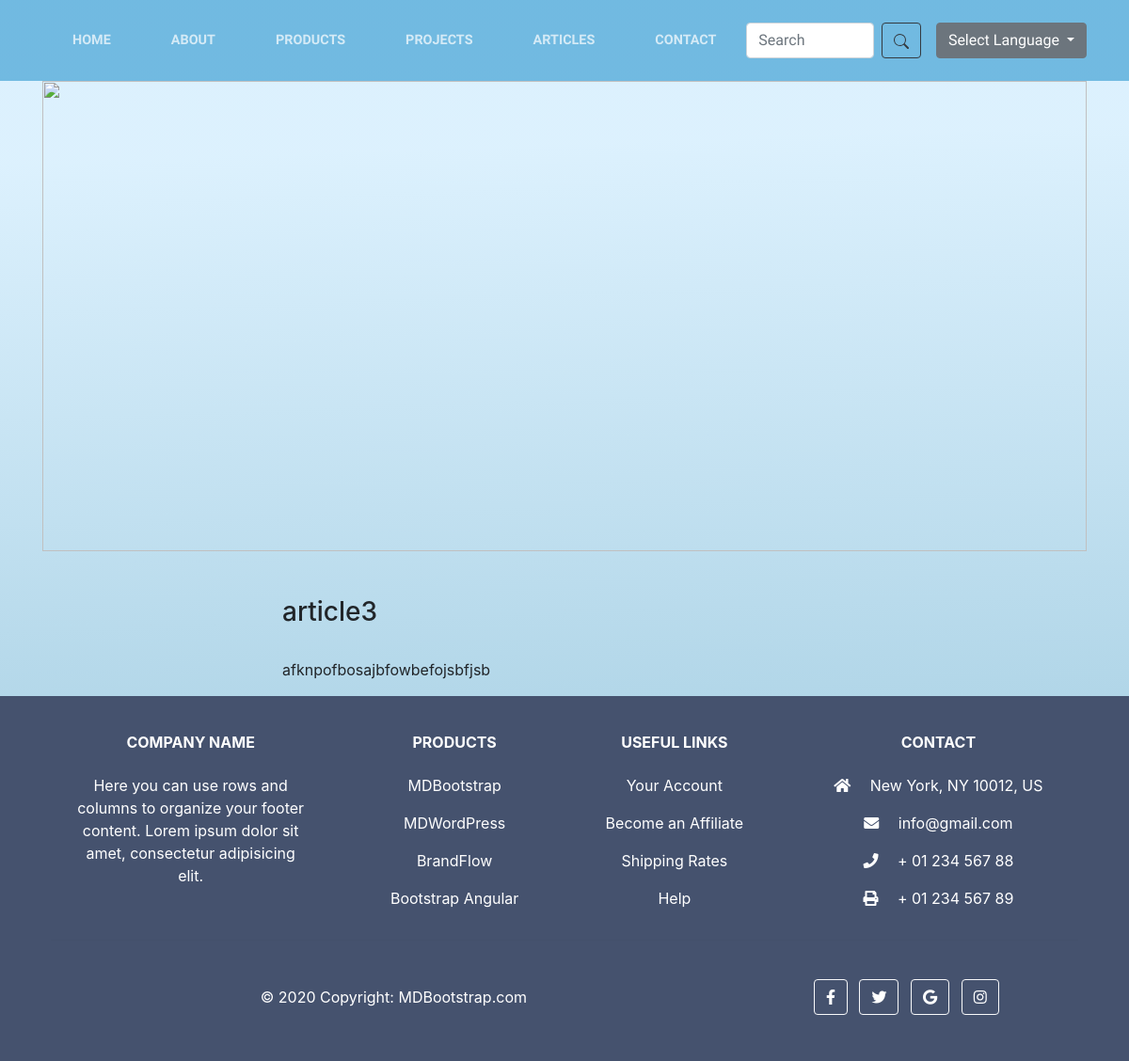
Page /en/articles/3/ on the earlier database version.
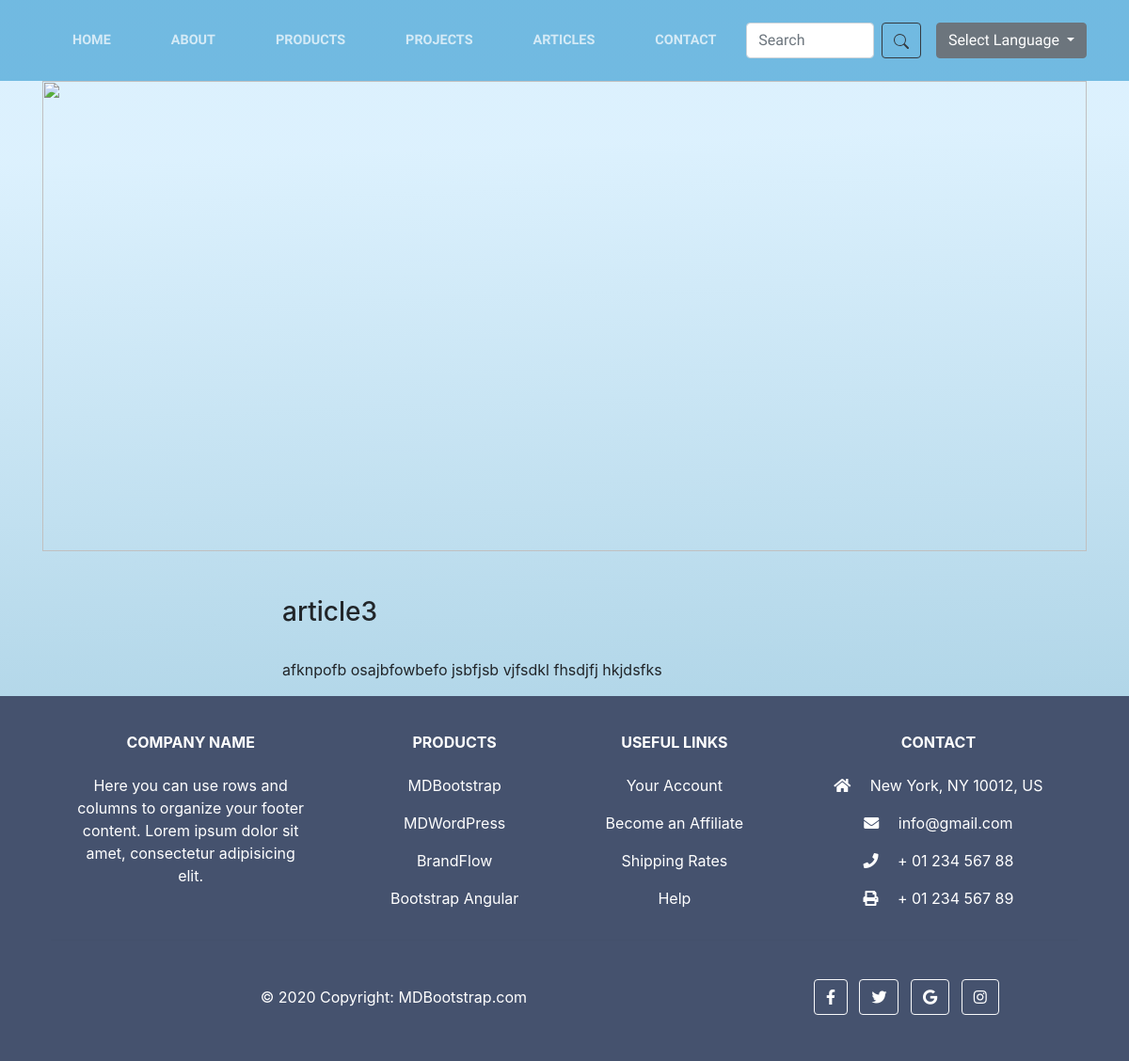
Same page on the later database version.
### pages/models.py (models this page shows, shortened)
class article(models.Model):
    title=models.CharField(max_length=100)
    FaTitle=models.CharField(max_length=100)
    text=models.CharField(max_length=1000)
    FaText=models.CharField(max_length=1000)
    date=models.DateField()

### pages/views.py (the view)
# urls.py: path("articles/<int:article_id>/",views.seearticle,name="Faseearticle"),
def seearticle(request,article_id):
    art=article.objects.get(pk=article_id)
    return render(request,'en/seearticle.html',{
        "art":art,
    })

### pages/templates/en/seearticle.html (shortened to what this page needs)
{% extends "base.html" %}
{% block content %}
<body>
    <div class="container">
      <div>
        <img id="img" src="{{art.image.url}}" style="width: 100%" />
      </div>
        </div>
  <br><br>
    <div class="center" id="discription" style="width: 100%">
      <h3>{{art.title}}</h3>
      <br>
      <p>
        {{art.text}}
      </p>
    </div>
{% endblock %}

Differences in the rows shown:
changed article "article3": text "afknpofbosajbfowbefojsbfjsb" → "afknpofb osajbfowbefo jsbfjsb vjfsdkl fhsdjfj hkjdsfks"
